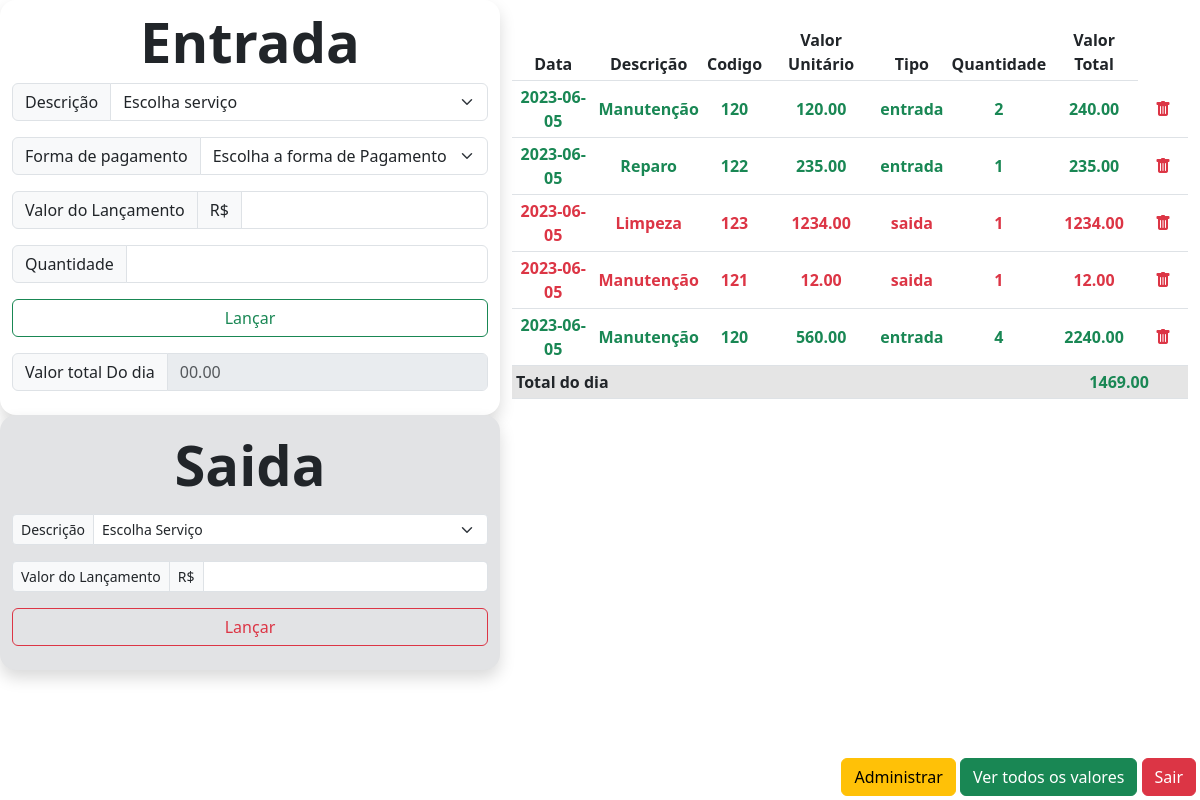
Page /index.php (signed in) on the committed database.
### tables this page shows
CREATE TABLE `lancamento` (
  `id_lancamento` int(11) NOT NULL,
  `id_produto` int(11) NOT NULL,
  `id_usuario` int(11) NOT NULL,
  `quantidade` int(11) NOT NULL,
  `VT` double NOT NULL,
  `dia` datetime(6) NOT NULL
);

CREATE TABLE `produto` (
  `id_produto` int(11) NOT NULL,
  `descricao` varchar(255) NOT NULL,
  `tipo` varchar(20) DEFAULT NULL
);

### class/Conect.php (called while the page is built, shortened)
<?php
class Conexao {
    private $host = "localhost";
    private $usuario = "root";
    private $senha = "";
    private $banco = "livro-Caixa";
    public function conectar() {
        $this->conexao = new mysqli($this->host, $this->usuario, $this->senha, $this->banco);
    }
}
?>

### class/Lancamento.php (called while the page is built, shortened)
<?php
include_once 'Conect.php';
class Lancamento extends Conexao {
    public function BuscarTodosLancamentos(){
        $consulta = $this->conexao->prepare("SELECT lancamento.id_lancamento, lancamento.id_produto, lancamento.dia,lancamento.quantidade, lancamento.VT, produto.descricao, produto.tipo FROM `lancamento` join produto on lancamento.id_produto = produto.id_produto
         ORDER BY lancamento.dia ASC");
        $consulta->execute();
        $rows[0] = null;
        $resultado = $consulta->get_result();
        for ($i=0; $row = $resultado->fetch_assoc() ; $i++) {
            $rows[$i] = $row;
        }
        return $rows;
}
}
?>

### class/Produto.php (called while the page is built, shortened)
<?php
require_once 'Conect.php';
class Produto extends Conexao {
    public function BuscarTodosProdutos(){
        $consulta = $this->conexao->prepare("SELECT * FROM produto ORDER BY descricao ASC");
        $consulta->execute();
        $rows[0] = null;
        $resultado = $consulta->get_result();
        for ($i=0; $row = $resultado->fetch_assoc() ; $i++) {
            $rows[$i] = $row;
        }
        return $rows;
}
}
?>

### index.php (the view, shortened to what this page needs)
<?php
	include_once './class/Produto.php';
	include_once './class/Lancamento.php';
	$p = new Produto;
	$todosp = $p->BuscarTodosProdutos();
	$l = new Lancamento;
	$todosl = $l->BuscarTodosLancamentos();
?>
<!DOCTYPE html>
<html>
<head>
	<link rel="stylesheet" type="text/css" href="css/bootstrap.min.css">
	<link rel="stylesheet" type="text/css" href="css\bootstrap-icons-1.10.5\font\bootstrap-icons.min.css">
</head>
<body >
	<div class="container-fluid ">
		<div  class="row h-100">
			<div class="col-5">
				<div class="row shadow border-2 rounded-4">
						<div class="col-12 h4 ">
								<div class="display-4 my-2 text-center fw-bold">
									<span>Entrada</span>
								</div>
								<form action="./Controller/IndexController.php" method="post">
									<div class="mb-3">
										<div class="input-group ">
											<span class="input-group-text">Descrição</span>
											<select name="descricao_p" id="descricao_p" class="form-select " required>
												  <option selected>Escolha serviço</option>
											</select>
										</div>
									</div>
									<div class="mb-3">
										<div class="input-group ">
											<span class="input-group-text">Forma de pagamento</span>
											<select name="forma_p" id="forma_p" class="form-select " required>
												  <option selected>Escolha a forma de Pagamento</option>
											</select>
										</div>
									</div>
									<div class="mb-3 ">
										<div class="input-group ">
											<span class="input-group-text">Valor do Lançamento</span>
											<span class="input-group-text">R$</span>
											<input type="text" name="valor_l" id="valor_l" class="form-control" required>
										</div>
									</div>
									<div class="mb-3">
										<div class="input-group">										<span class="input-group-text">Quantidade</span>
											<input type="number" name="qtn_l" id="qtn_l" class="form-control"  required>
										</div>
									</div>
									<div class="d-grid gap-2 mb-3">
										 <button type="submit" class="btn btn-outline-success  justify-content-start">Lançar</button>
									</div>
									<div class="mb-3 input-group ">
										<span class="input-group-text ">Valor total Do dia</span>
										<input type="text" placeholder="00.00" class="form-control " disabled>
									</div>
								</form>
						</div>
				</div>
				<div class="row bg-secondary-subtle shadow rounded-4">
						<div class="col-12 h6 ">
							<div class="display-4 my-3 fw-bold text-center">
							<span >Saida</span>
							</div>
							<form action="./Controller/IndexController.php" method="post">
									<div class="mb-3">
										<div class="input-group input-group-sm">
											<span class="input-group-text">Descrição</span>
											<select name="descricao_p" id="descricao_p" class="form-select " required>
												  <option selected>Escolha Serviço</option>
											</select>
										</div>
									</div>
									<div class="mb-3 ">
										<div class="input-group input-group-sm">
											<span class="input-group-text">Valor do Lançamento</span>
											<span class="input-group-text">R$</span>
											<input type="text" name="valor_l" id="valor_l" class="form-control" required>
										</div>
									</div>
									<div class="d-grid gap-2 mb-3">
										 <button type="submit" class="btn btn-outline-danger justify-content-start">Lançar</button>
									</div>
							</form>
						</div>
				</div>
			</div>
			<div class="col-7 text-center" >
			<div class="table-responsive">
				<table class="table w-100 p-3 my-4 table-sm table-hover align-middle">
					<thead>
					<tr>
						<th>Data</th>
						<th>Descrição</th>
						<th>Codigo</th>
						<th>Valor Unitário</th>
						<th>Tipo</th>
						<th>Quantidade</th>
						<th>Valor Total</th>
					</tr>
					</thead>
					<tbody>
						<?php
							for ($i=0; isset($todosl[$i]) ; $i++) {
								switch($todosl[$i]['tipo']){
									case 'entrada':
										$cor = ' class="text-success">';
										break;
									case 'saida':
										$cor = ' class="text-danger">';
										break;
								}
							echo
							'<tr'.$cor.
							'<th>'.substr($todosl[$i]['dia'], 0, -15).'</th>
							<th>'.$todosl[$i]['descricao'].'</th>
							<th>'.$todosl[$i]['id_produto'].'</th>
							<th>'.number_format((float)($todosl[$i]['VT']/$todosl[$i]['quantidade']), 2, '.', '').'</th>
							<th>'.$todosl[$i]['tipo'].'</th>
							<th>'.$todosl[$i]['quantidade'].'</th>
							<th>'.number_format((float)$todosl[$i]['VT'], 2, '.', '').'</th>
							<th><form action="#"><input type="hidden" name="id_lancamento" value=""><button type="submit" class="btn"><i class="bi bi-trash-fill text-danger"></i></button></form></th>
							</tr>'
								;
							}
						?>
					</tbody>
					<tfoot>
						<?php
						$tvalor = 0;
						for ($i=0;isset($todosl[$i]); $i++) {
							switch ($todosl[$i]['tipo']) {
								case 'entrada':
									$tvalor += $todosl[$i]['VT'];
									break;
								case 'saida':
									$tvalor -= $todosl[$i]['VT'];
									break;
							}
						}
						if ($tvalor >= 1) {
							$cor = ' text-success';
						}else {
							$cor = ' text-danger';
						}
						?>
						<tr class="text-start table-active ">
							<th colspan="6">
								Total do dia
							</th>
							<th colspan="2" class="text-center<?php echo $cor.'">'.number_format((float)$tvalor, 2, '.', ''); ?></th>
						</tr>
					</tfoot>
				</table>
			</div>
			</div>
		</div>
		<div class="row position-fixed fixed-bottom p-1" >
			<div class="col-12 text-end" >
				<a href="adm.php" class="btn btn-warning">Administrar</a>
				<a href="contabilidade.php" class="btn btn-success justify-content-end">Ver todos os valores</a>
				<a href="#" class="btn btn-danger">Sair</a>
			</div>
		</div>
	</div>
</body>
</html>

### rows in the picture
lancamento: dia "2023-06-05", id_produto.descricao "Manutenção", id_produto "120", $todosl[$i]['VT']/$todosl[$i]['quantidade'] "120.00", id_produto.tipo "entrada", quantidade "2", VT "240.00"
lancamento: dia "2023-06-05", id_produto.descricao "Reparo", id_produto "122", $todosl[$i]['VT']/$todosl[$i]['quantidade'] "235.00", id_produto.tipo "entrada", quantidade "1", VT "235.00"
lancamento: dia "2023-06-05", id_produto.descricao "Limpeza", id_produto "123", $todosl[$i]['VT']/$todosl[$i]['quantidade'] "1234.00", id_produto.tipo "saida", quantidade "1", VT "1234.00"
lancamento: dia "2023-06-05", id_produto.descricao "Manutenção", id_produto "121", $todosl[$i]['VT']/$todosl[$i]['quantidade'] "12.00", id_produto.tipo "saida", quantidade "1", VT "12.00"
lancamento: dia "2023-06-05", id_produto.descricao "Manutenção", id_produto "120", $todosl[$i]['VT']/$todosl[$i]['quantidade'] "560.00", id_produto.tipo "entrada", quantidade "4", VT "2240.00"

### other values in the picture
$tvalor "1469.00"
